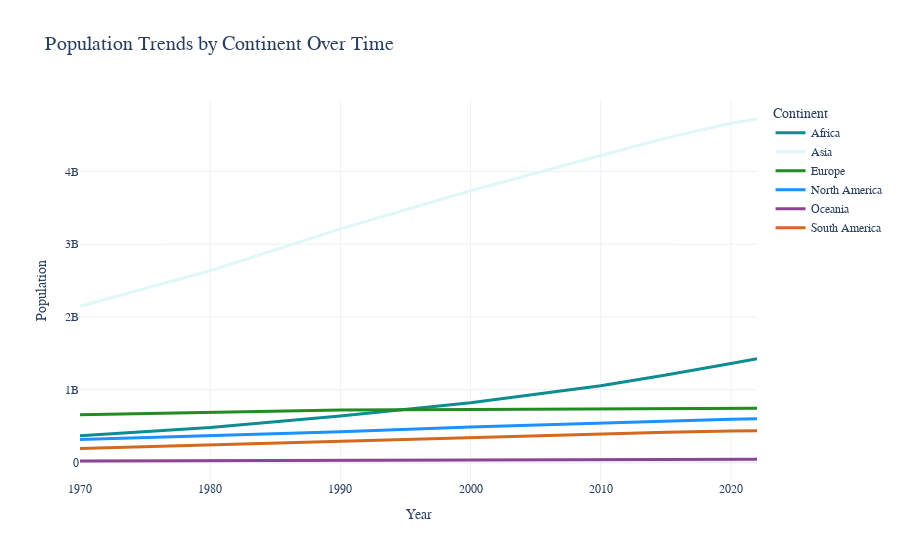

Write notebook code for a chart like this one.
### Code cell
fig = px.line(population_by_continent, x='Year', y='Population', color='Continent',
              title='Population Trends by Continent Over Time',
              labels={'Population': 'Population', 'Year': 'Year'},
              color_discrete_sequence=custom_palette)

fig.update_layout(
    template='plotly_white',
    xaxis_title='Year',
    yaxis_title='Population',
    font_family='Arial',
    title_font_size=20,
)

fig.update_traces(line=dict(width=3))

fig.show()

### Figure 1 — Plotly figure (JSON) as saved in the notebook; plotly's stock layout.template omitted (floating-point values rounded to 4 significant figures)
{"data": [{"hovertemplate": "Continent=Africa<br>Year=%{x}<br>Population=%{y}<extra></extra>", "legendgroup": "Africa", "line": {"color": "#0b8d91", "dash": "solid", "width": 3}, "marker": {"symbol": "circle"}, "mode": "lines", "name": "Africa", "orientation": "v", "showlegend": true, "x": [1970, 1980, 1990, 2000, 2010, 2015, 2020, 2022], "xaxis": "x", "y": [365444348, 481536377, 638150629, 818946032, 1055228072, 1201102442, 1360671810, 1426730932], "yaxis": "y", "type": "scatter"}, {"hovertemplate": "Continent=Asia<br>Year=%{x}<br>Population=%{y}<extra></extra>", "legendgroup": "Asia", "line": {"color": "#e0f7fa", "dash": "solid", "width": 3}, "marker": {"symbol": "circle"}, "mode": "lines", "name": "Asia", "orientation": "v", "showlegend": true, "x": [1970, 1980, 1990, 2000, 2010, 2015, 2020, 2022], "xaxis": "x", "y": [2144906290, 2635334228, 3210563577, 3735089604, 4220041327, 4458250182, 4663086535, 4721383274], "yaxis": "y", "type": "scatter"}, {"hovertemplate": "Continent=Europe<br>Year=%{x}<br>Population=%{y}<extra></extra>", "legendgroup": "Europe", "line": {"color": "#228b22", "dash": "solid", "width": 3}, "marker": {"symbol": "circle"}, "mode": "lines", "name": "Europe", "orientation": "v", "showlegend": true, "x": [1970, 1980, 1990, 2000, 2010, 2015, 2020, 2022], "xaxis": "x", "y": [655923991, 692527159, 720320797, 726093423, 735613934, 741535608, 745792196, 743147538], "yaxis": "y", "type": "scatter"}, {"hovertemplate": "Continent=North America<br>Year=%{x}<br>Population=%{y}<extra></extra>", "legendgroup": "North America", "line": {"color": "#1e90ff", "dash": "solid", "width": 3}, "marker": {"symbol": "circle"}, "mode": "lines", "name": "North America", "orientation": "v", "showlegend": true, "x": [1970, 1980, 1990, 2000, 2010, 2015, 2020, 2022], "xaxis": "x", "y": [315434606, 368293361, 421266425, 486069584, 542720651, 570383850, 594236593, 600296136], "yaxis": "y", "type": "scatter"}, {"hovertemplate": "Continent=Oceania<br>Year=%{x}<br>Population=%{y}<extra></extra>", "legendgroup": "Oceania", "line": {"color": "#8B4593", "dash": "solid", "width": 3}, "marker": {"symbol": "circle"}, "mode": "lines", "name": "Oceania", "orientation": "v", "showlegend": true, "x": [1970, 1980, 1990, 2000, 2010, 2015, 2020, 2022], "xaxis": "x", "y": [19480270, 22920240, 26743822, 31222778, 37102764, 40403283, 43933426, 45038554], "yaxis": "y", "type": "scatter"}, {"hovertemplate": "Continent=South America<br>Year=%{x}<br>Population=%{y}<extra></extra>", "legendgroup": "South America", "line": {"color": "#D2691E", "dash": "solid", "width": 3}, "marker": {"symbol": "circle"}, "mode": "lines", "name": "South America", "orientation": "v", "showlegend": true, "x": [1970, 1980, 1990, 2000, 2010, 2015, 2020, 2022], "xaxis": "x", "y": [192947156, 241789006, 297146415, 349634282, 393078250, 413134396, 431530043, 436816608], "yaxis": "y", "type": "scatter"}], "layout": {"xaxis": {"anchor": "y", "domain": [0.0, 1.0], "title": {"text": "Year"}}, "yaxis": {"anchor": "x", "domain": [0.0, 1.0], "title": {"text": "Population"}}, "legend": {"title": {"text": "Continent"}, "tracegroupgap": 0}, "title": {"text": "Population Trends by Continent Over Time", "font": {"size": 20}}, "font": {"family": "Arial"}}}
